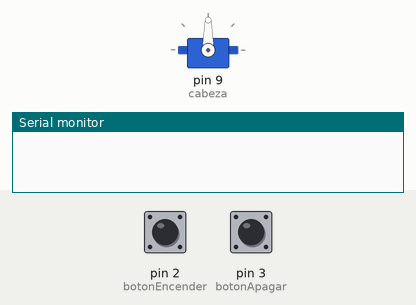
Recording of a sketch running on a simulated Arduino Uno, built with avr-gcc and run on an emulated ATmega328P. On the bench: servo, the last lines printed to the serial monitor. The inputs (shaded band) are chosen by the test bench; at power-on: pin 2 (botonEncender) HIGH, pin 3 (botonApagar) HIGH.

Above: at 1.2 s.
1.3 s: pin 2 (botonEncender) pulled LOW for 0.15 s
At 4.3 s:
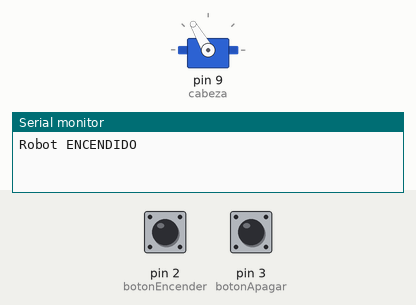
4.4 s: pin 3 (botonApagar) pulled LOW for 1 s
6.9 s: pin 2 (botonEncender) pulled LOW for 1 s
At 7.5 s:
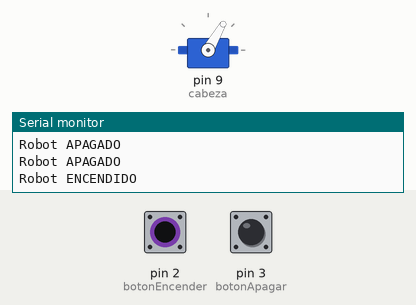
10.9 s: pin 3 (botonApagar) pulled LOW for 3.2 s
Timing chart, 0 to 13.9 s (numbered marks = the images above; inputs shaded):
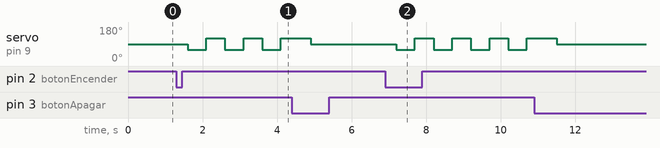

Measured:
- after the input at 1.3 s, servo on pin 9 (cabeza): alternates 120° for 0.50 s and 60° for 0.50 s, starting after 0.30 s
- after the input at 6.9 s, servo on pin 9 (cabeza): alternates 120° for 0.50 s and 60° for 0.50 s, starting after 0.30 s

The sketch:

movimiento.ino
```cpp
// SOEL Robot - Movimiento básico

#include <Servo.h>

Servo cabeza;

const int botonEncender = 2;
const int botonApagar = 3;

bool robotActivo = false;

void setup() {
  cabeza.attach(9);

  pinMode(botonEncender, INPUT_PULLUP);
  pinMode(botonApagar, INPUT_PULLUP);

  Serial.begin(9600);
}

void loop() {
  if (digitalRead(botonEncender) == LOW) {
    robotActivo = true;
    Serial.println("Robot ENCENDIDO");
    delay(300);
  }

  if (digitalRead(botonApagar) == LOW) {
    robotActivo = false;
    Serial.println("Robot APAGADO");
    delay(300);
  }

  if (robotActivo) {
    // Movimiento simple
    cabeza.write(60);
    delay(500);
    cabeza.write(120);
    delay(500);
  } else {
    cabeza.write(90); // posición neutral
  }
}
```
